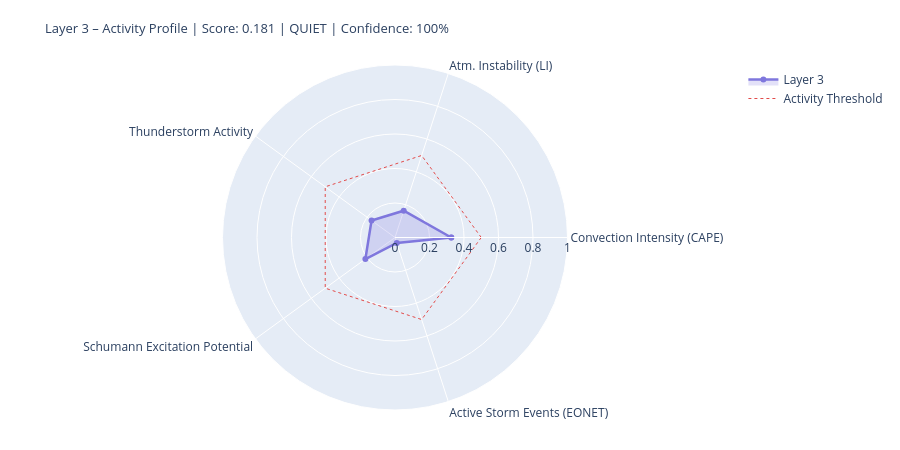

Write notebook code for a chart like this one.
### Markdown cell above
---
## 4. State Assessment & Handoff to Layer 4/5

### Code cell
# ============================================================
# LAYER-3-SCORE
# Five dynamic components
# ============================================================

def norm(v, lo, hi):
    if v is None or (isinstance(v, float) and math.isnan(v)): return None
    return round(max(0.0, min(1.0, (v - lo) / (hi - lo))), 4)

# --- 1) Convection intensity (global CAPE mean) ---
cape_mean = df_atm['cape'].dropna().mean() if not df_atm.empty else None
conv_score = norm(cape_mean, 0, 3000)
conv_src   = 'primary' if cape_mean is not None else 'missing'

# --- 2) Atmospheric instability (LI mean) ---
li_mean   = df_atm['li'].dropna().mean() if not df_atm.empty else None
# Negative LI = unstable → higher score
instab_score = norm(-li_mean if li_mean is not None else None, -6, 6)
instab_src   = 'primary' if li_mean is not None else 'missing'

# --- 3) Thunderstorm activity (mean thunder score + WMO count) ---
thunder_mean = df_atm['thunder_score'].mean() if not df_atm.empty else None
n_thunder    = int(df_atm['thunderstorm'].sum()) if not df_atm.empty else 0
thunder_score_val = norm(
    (thunder_mean or 0) * 0.7 + n_thunder * 0.1, 0, 1.0
) if thunder_mean is not None else None
thunder_src = 'primary'

# --- 4) Schumann excitation potential (weighted Schumann contribution) ---
schumann_pot = df_atm['schumann_contribution'].mean() if not df_atm.empty else None
# Boosted by Layer-2 thunderstorm trigger
if schumann_pot is not None and l2_thunder:
    schumann_pot = min(1.0, schumann_pot * 1.2)
schumann_score = norm(schumann_pot, 0, 1.0) if schumann_pot is not None else None
schumann_src   = 'derived'

# --- 5) Storm activity (NASA EONET) ---
# Distinction: None = data not loaded, 0.0 = loaded but no events
storm_score = None
storm_src   = 'missing'
if raw.get('storms') is not None:          # API reached successfully
    storm_score = norm(len(storm_events), 0, 30) if storm_events else 0.0
    storm_src   = 'primary'

# X-Ray and Kp: context only, not in dynamic score
# (X-Ray = Layer-0/4 driver; Kp = geomagnetic index, not a lightning proxy)
xray_context = None
if raw.get('xray'):
    df_xc = pd.DataFrame(raw['xray'])
    fc = next((c for c in df_xc.columns
               if any(k in c.lower() for k in ['flux','long']) and 'time' not in c.lower()),
              df_xc.columns[1])
    df_xc[fc] = pd.to_numeric(df_xc[fc], errors='coerce')
    xray_last = df_xc[fc].dropna().iloc[-1] if not df_xc[fc].dropna().empty else None
    if xray_last:
        xray_class = ('X' if xray_last>=1e-4 else 'M' if xray_last>=1e-5
                      else 'C' if xray_last>=1e-6 else 'B')
        xray_context = {'flux': float(xray_last), 'class': xray_class}
        print(f'X-Ray context: {xray_class}-class ({xray_last:.2e} W/m²)')

# --- Aggregate ---
COMPONENTS = {
    'Convection Intensity (CAPE)':  {'score': conv_score,       'source': conv_src,    'dynamic': True},
    'Atm. Instability (LI)':         {'score': instab_score,     'source': instab_src,  'dynamic': True},
    'Thunderstorm Activity':              {'score': thunder_score_val, 'source': thunder_src, 'dynamic': True},
    'Schumann Excitation Potential':   {'score': schumann_score,   'source': schumann_src,'dynamic': True},
    'Active Storm Events (EONET)': {'score': storm_score,      'source': storm_src,   'dynamic': True},
}

available   = {k: v['score'] for k, v in COMPONENTS.items() if v['score'] is not None}
unavailable = [k for k, v in COMPONENTS.items() if v['score'] is None]
layer3_score = round(sum(available.values()) / len(available), 4) if available else None
confidence   = round(len(available) / len(COMPONENTS), 2)
level = ('unknown' if layer3_score is None
         else 'quiet'   if layer3_score < 0.3
         else 'moderate' if layer3_score < 0.6
         else 'active')
dominant_l3 = max(available, key=available.get) if available else 'none'

# --- Ausgabe ---
W = 68
print('=' * W)
print('LAYER 3 – ATMOSPHERE / WEATHER / THUNDERSTORMS – STATE ASSESSMENT')
print('=' * W)
for name, comp in COMPONENTS.items():
    s = comp['score']
    if s is not None:
        bar = '█' * int(s * 20) + '░' * (20 - int(s * 20))
        print(f'  {name:<36} {bar}  {s:.3f}  [{comp["source"]}]')
    else:
        print(f'  {name:<36} {"─" * 20}  n/a   [missing]')
print('-' * W)
print(f'  Score:        {layer3_score:.3f}  ({len(available)}/{len(COMPONENTS)} components)')
print(f'  Confidence:   {confidence:.0%}')
print(f'  Level:        {level.upper()}')
print(f'  Dominant:     {dominant_l3}')
print(f'  CAPE mean:    {cape_mean:.0f} J/kg' if cape_mean else '  CAPE mean:    n/a')
print(f'  LI mean:      {li_mean:.1f} K' if li_mean is not None else '  LI mean:      n/a')
print(f'  Thunderstorms:{n_thunder} points (WMO)  +  {len(storm_events)} NASA EONET')
print('=' * W)

# Radar
cats   = list(available.keys())
vals_r = list(available.values())
if len(cats) >= 3:
    fig = go.Figure()
    fig.add_trace(go.Scatterpolar(
        r=vals_r + [vals_r[0]], theta=cats + [cats[0]],
        fill='toself', fillcolor='rgba(127,119,221,0.22)',
        line=dict(color='#7F77DD', width=2.5), name='Layer 3'
    ))
    fig.add_trace(go.Scatterpolar(
        r=[0.5] * (len(cats)+1), theta=cats + [cats[0]],
        line=dict(color='#E24B4A', dash='dot', width=1),
        mode='lines', name='Activity Threshold'
    ))
    fig.update_layout(
        title=dict(
            text=f'Layer 3 – Activity Profile | Score: {layer3_score:.3f} | {level.upper()} | Confidence: {confidence:.0%}',
            font=dict(size=13)
        ),
        polar=dict(radialaxis=dict(visible=True, range=[0, 1])),
        height=450, showlegend=True,
        margin=dict(l=60, r=60, t=65, b=40)
    )
    fig.show()

### Figure 1 — Plotly figure (JSON) as saved in the notebook; plotly's stock layout.template omitted (floating-point values rounded to 4 significant figures)
{"data": [{"fill": "toself", "fillcolor": "rgba(127,119,221,0.22)", "line": {"color": "#7F77DD", "width": 2.5}, "name": "Layer 3", "r": [0.326, 0.1633, 0.168, 0.2122, 0.0333, 0.326], "theta": ["Convection Intensity (CAPE)", "Atm. Instability (LI)", "Thunderstorm Activity", "Schumann Excitation Potential", "Active Storm Events (EONET)", "Convection Intensity (CAPE)"], "type": "scatterpolar"}, {"line": {"color": "#E24B4A", "dash": "dot", "width": 1}, "mode": "lines", "name": "Activity Threshold", "r": [0.5, 0.5, 0.5, 0.5, 0.5, 0.5], "theta": ["Convection Intensity (CAPE)", "Atm. Instability (LI)", "Thunderstorm Activity", "Schumann Excitation Potential", "Active Storm Events (EONET)", "Convection Intensity (CAPE)"], "type": "scatterpolar"}], "layout": {"height": 450, "margin": {"b": 40, "l": 60, "r": 60, "t": 65}, "polar": {"radialaxis": {"range": [0, 1], "visible": true}}, "showlegend": true, "title": {"font": {"size": 13}, "text": "Layer 3 – Activity Profile | Score: 0.181 | QUIET | Confidence: 100%"}}}
